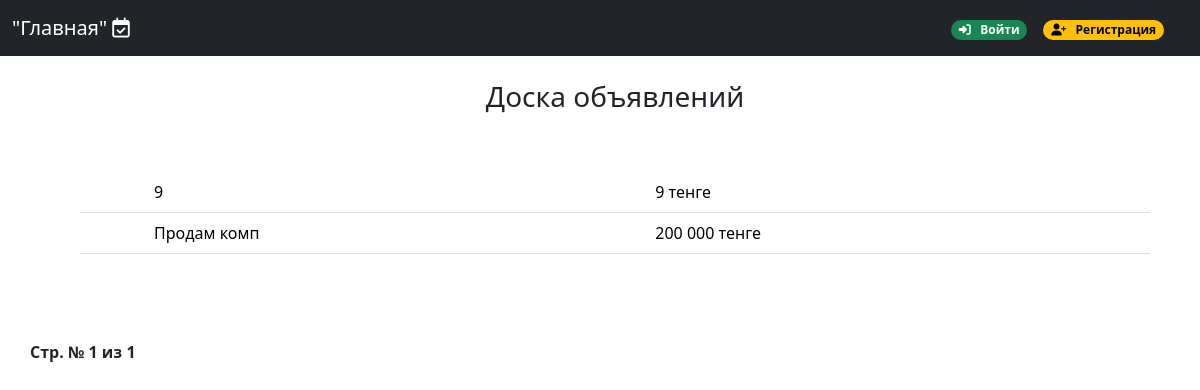
The app's page /rubric/2/ with its own data.
### app/models.py (models this page shows, shortened)
class Post(models.Model):
    rubric = models.ForeignKey(Rubric, on_delete=models.PROTECT, verbose_name='Раздел')
    title = models.CharField(max_length=255, verbose_name='Заголовок')
    content = models.TextField(verbose_name='Описание')
    price = models.IntegerField(verbose_name='Цена')
    contact = models.TextField(verbose_name='Контакты')
    image = ThumbnailerImageField(verbose_name='Картинка', upload_to='posts', blank=True)
    created_at = models.DateTimeField(auto_now_add=True, verbose_name='Дата')
    author = models.ForeignKey(User, on_delete=models.CASCADE, verbose_name='Автор')

### app/views.py (the view)
# urls.py: path('rubric/<int:subrubric_pk>/', PostsView.as_view(), name='posts'),
class PostsView(View):
    def get(self, request, subrubric_pk):
        rubric = Rubric.objects.get(pk=subrubric_pk)
        posts = Post.objects.filter(rubric=rubric)
        paginator = Paginator(posts, 4)
        if 'page' in request.GET:
            page_num = request.GET['page']
        else:
            page_num = 1
        posts = paginator.get_page(page_num)
        context = {'page':posts}
        return render(request, 'posts.html', context)

### app/templatetags/custom_filters.py (called while the page is built)
@register.filter
def thousands_with_spaces(value):
    try:
        value = int(value) if isinstance(value, str) else value
        formatted_value = "{:,}".format(value).replace(",", " ")
        return formatted_value
    except (ValueError, TypeError):
        return value

### templates/posts.html (shortened to what this page needs)
{% extends "base.html" %}
{% load static %}
{% load custom_filters %}
{% block content %}
<h3 style="text-align: center;"> Доска объявлений </h3>
<div style="padding: 50px;">
    <table class="table">
        <tbody>
            {% for each in page %}
            <tr onclick="location.href='{% url 'post' subrubric_pk=each.rubric.pk post_pk=each.pk %}'" style="cursor: pointer;">
                <td> <img src="{{ each.image.lenta.url }}"> </td>
                <td> {{ each.title }} </td>
                <td> {{ each.price|thousands_with_spaces }} тенге <br>  </td>
            </tr>
            {% endfor %}
        </tbody>
    </table>
</div>
<div class="pagination">
    <span class="current">Стр. № {{ page.number }} из {{ page.paginator.num_pages }}</span>
</div>
{% endblock %}

### records on screen
Post: title "9", price|thousands_with_spaces "9"
Post: title "Продам комп", price|thousands_with_spaces "200 000"

### other values on screen
{{ page.number }} "1"
{{ page.paginator.num_pages }} "1"
